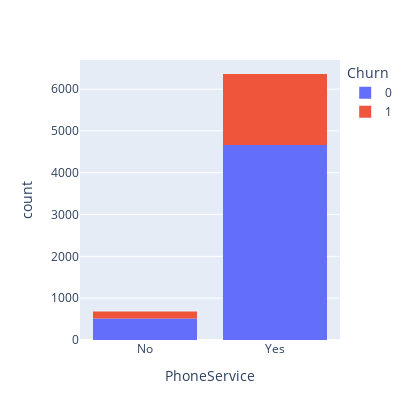

Notebook cell for this chart:
### Code cell
fig = px.histogram(data_frame=data, x="PhoneService", color="Churn", width=420, height=420)
fig.show()

### Figure 1 — Plotly figure (JSON) as saved in the notebook; plotly's stock layout.template omitted (floating-point values rounded to 4 significant figures; data arrays with more than 128 entries replaced by an {"elided": "..."} marker saying what was removed)
{"data": [{"alignmentgroup": "True", "bingroup": "x", "hovertemplate": "Churn=0<br>PhoneService=%{x}<br>count=%{y}<extra></extra>", "legendgroup": "0", "marker": {"color": "#636efa", "pattern": {"shape": ""}}, "name": "0", "offsetgroup": "0", "orientation": "v", "showlegend": true, "type": "histogram", "x": {"elided": "5174 str values"}, "xaxis": "x", "yaxis": "y"}, {"alignmentgroup": "True", "bingroup": "x", "hovertemplate": "Churn=1<br>PhoneService=%{x}<br>count=%{y}<extra></extra>", "legendgroup": "1", "marker": {"color": "#EF553B", "pattern": {"shape": ""}}, "name": "1", "offsetgroup": "1", "orientation": "v", "showlegend": true, "type": "histogram", "x": {"elided": "1869 str values"}, "xaxis": "x", "yaxis": "y"}], "layout": {"barmode": "relative", "height": 420, "legend": {"title": {"text": "Churn"}, "tracegroupgap": 0}, "margin": {"t": 60}, "width": 420, "xaxis": {"anchor": "y", "domain": [0, 1], "title": {"text": "PhoneService"}}, "yaxis": {"anchor": "x", "domain": [0, 1], "title": {"text": "count"}}}}
